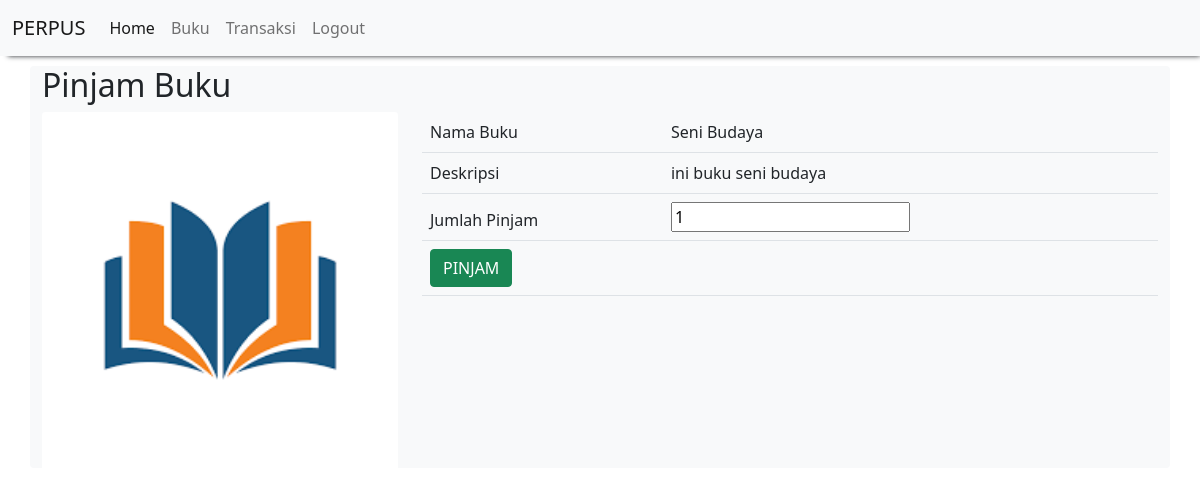
The page /materi/pinjam_buku.php?id_buku=1 (signed in) on the database its author committed.
### tables this page shows
CREATE TABLE `buku` (
  `id` int(11) NOT NULL,
  `nama` varchar(255) NOT NULL,
  `img_url` text NOT NULL,
  `deskripsi` text NOT NULL,
  `kuantitas` int(11) NOT NULL,
  `pinjam` int(11) NOT NULL
);

### materi/pinjam_buku.php (the view)
<?php
    include "header.php";
    include "koneksi.php";
    $qry_detail_buku=mysqli_query($con,"select * from buku where id = '".$_GET['id_buku']."'");
    $dt_buku=mysqli_fetch_array($qry_detail_buku);
?>
<h2>Pinjam Buku</h2>
<div class="row">
    <div class="col-md-4">
        <img src="assets/foto_produk/<?=$dt_buku['img_url']?>" class="card-img-top">
    </div>
    <div class="col-md-8">
        <form action="masukkankeranjang.php?id_buku=<?=$dt_buku['id']?>" method="post">
            <table class="table table-hover table-striped">
                <thead>
                    <tr>
                        <td>Nama Buku</td><td><?=$dt_buku['nama']?></td>
                    </tr>
                    <tr>
                        <td>Deskripsi</td><td><?=$dt_buku['deskripsi']?></td>
                    </tr>
                    <tr>
                        <td>Jumlah Pinjam</td><td><input type="number" name="jumlah_pinjam" value="1"></td>
                    </tr>
                    <tr>
                        <td colspan="2"><input class="btn btn-success" type="submit" value="PINJAM"></td>
                    </tr>
                </thead>
            </table>
        </form>
    </div>
</div>
<?php
    include "footer.php";
?>

### rows shown on the page
buku: img_url (picture), nama "Seni Budaya", deskripsi "ini buku seni budaya"
